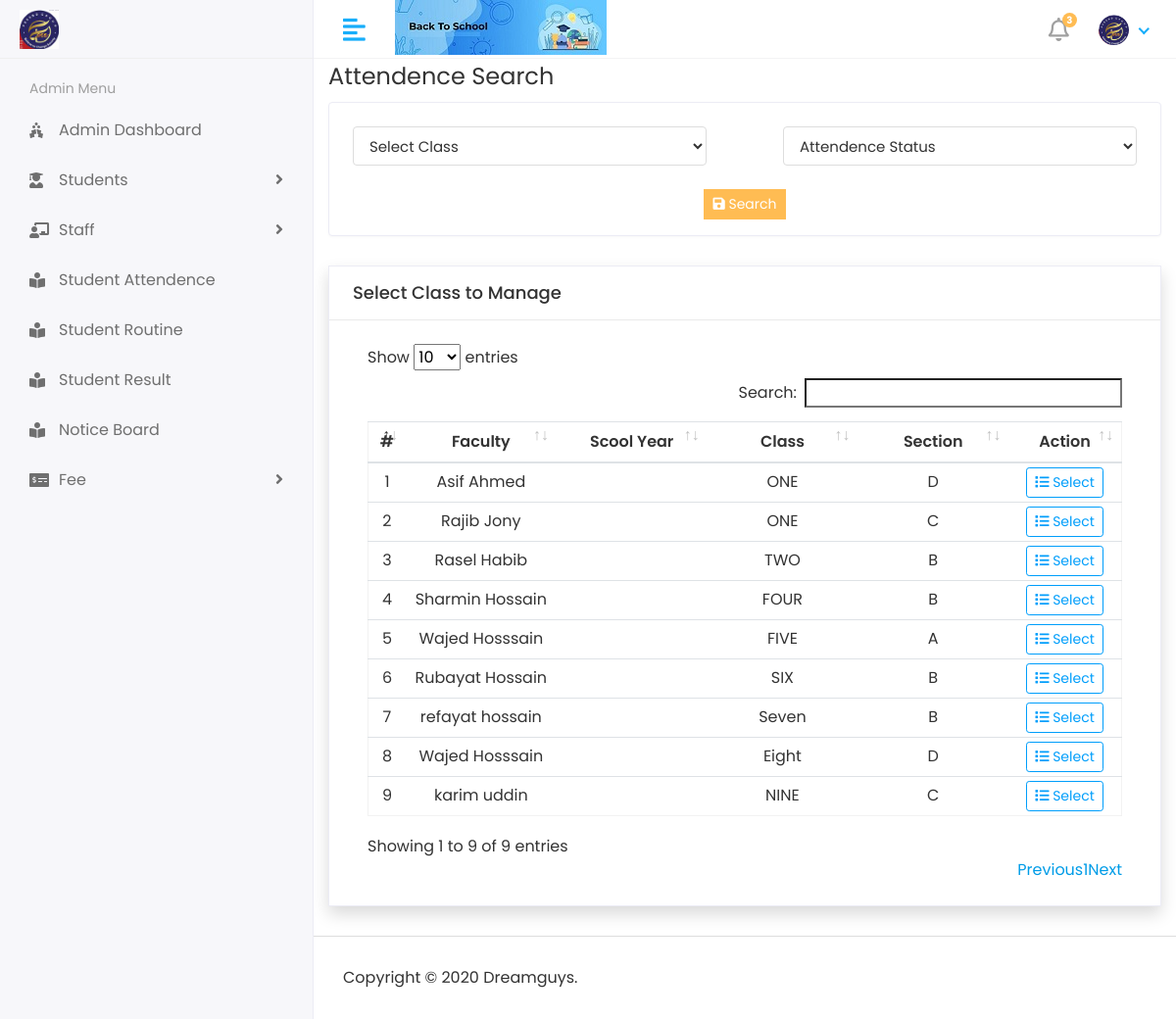
Screenshot of /attendance_class (signed in) with the database file from the repository.
### apps/Students/models/models.py (models this page shows, shortened)
class Class(models.Model):
    assigned_faculty = models.ForeignKey(Staff, on_delete=models.DO_NOTHING)
    assigned_section = models.ForeignKey(Section, on_delete=models.DO_NOTHING)
    name = models.CharField(max_length=250)
    def today(self):
        return  date.today()

### apps/Staffs/models.py (models this page shows, shortened)
class Staff(models.Model):
    admin = models.OneToOneField(CustomUser,on_delete=models.CASCADE)
    address = models.TextField()
    dob= models.DateField(blank=True, null= True)
    religion= models.ForeignKey(Religion,on_delete=models.DO_NOTHING)
    nid_number= models.CharField(max_length=250,blank=True, null= True)
    phone_personal= models.CharField(max_length=250,blank=True, null= True)
    phone_emergengy= models.CharField(max_length=250,blank=True, null= True)
    gender = models.ForeignKey(Gender,on_delete=models.DO_NOTHING)
    active= models.BooleanField(default=True)
    created_at = models.DateTimeField(auto_now_add=True)
    updated_at = models.DateTimeField(auto_now=True)

### apps/users/models/models.py (models this page shows, shortened)
class CustomUser(AbstractUser):
    USER = (
        (1,'Admin'),
        (2,'STAFF'),
        (3,'STUDENT'),
    )
    user_type = models.CharField(choices=USER,max_length=50,default=1)
    profile_pic = models.ImageField(upload_to='media/profile_pic')

class Section(models.Model):
    name = models.CharField(max_length=200)
    active= models.BooleanField(default=True)
    created_at = models.DateTimeField(auto_now_add=True)
    updated_at = models.DateTimeField(auto_now=True)

### apps/Students/views.py (the view)
# urls.py: path('attendance_class',attendance_class,name='attendance-class'),
@login_required
def attendance_class(request):
    if request.user.user_type == '1':
            classes = Class.objects.all()
    if request.user.user_type == '2':
            classes = Class.objects.filter(assigned_faculty__admin__id = request.user.id).all()
    if request.user.user_type == '3':
        classIds=ClassStudent.objects.filter(
                student__admin__id = request.user.id)
        classes=Class.objects.filter(
                id__in = classIds).all()
    context['page_title'] = "Attendance Management"
    context['classes'] = classes
    return render(request, 'Attendance/attendance_class.html',context)

### apps/Students/templates/Attendance/attendance_class.html (shortened to what this page needs)
{% extends 'base/base.html' %} {% block content %}
<div class="col-lg-12 col-md-12 col-sm-12 col-xs-12">
    <legend>Attendence Search</legend>
    <div class="card card-table">
    <div class="row">
      <div class="col-sm-6">
         <div class="card-body">
              <select class="form-control" name="class_id" >
                 <option>Select Class</option>
              </select>
        </div>
      </div>
    <div class="col-sm-6">
          <div class="card-body">
          <select class="form-control" name="paid_status" >
              <option>Attendence Status</option>
          </select>
          </div>
       </div>
    </div>
    <div class="row d-flex justify-content-center" >
      <button class="btn btn-sm btn-primary rounded-0 bg-gradient mb-3" ><i class="fa fa-save"></i> Search</button>
   </div>
   </div>
    <div class="card card-default rounded-0 shadow ">
        <div class="card-header">
            <div class="d-flex w-100 align-items-center justify-content-between">
                <h4 class="card-title fw-bold">Select Class to Manage</h4>
            </div>
        </div>
        <div class="card-body">
            <div class="container-fluid">
                <table id="table_id" class="table table-hover table-center mb-0 ">
                    <colgroup>
                        <col width="5%">
                        <col width="20%">
                        <col width="20%">
                        <col width="20%">
                        <col width="20%">
                        <col width="15%">
                    </colgroup>
                    <thead>
                        <tr class="bg-gradient bg-opacity-50 ">
                            <th class="px-2 py-2 text-center">#</th>
                            <th class="px-2 py-2 text-center">Faculty</th>
                            <th class="px-2 py-2 text-center">Scool Year</th>
                            <th class="px-2 py-2 text-center">Class</th>
                            <th class="px-2 py-2 text-center">Section</th>
                            <th class="px-2 py-2 text-center">Action</th>
                        </tr>
                    </thead>
                    <tbody>
                        {% for class in classes %}
                        <tr>
                            <td class="px-2 py-1 align-middle text-center">{{ class.id }}</td>
                            <td class="px-2 py-1 align-middle text-center">{{ class.assigned_faculty.admin.first_name }} {{ class.assigned_faculty.admin.last_name }}</td>
                            <td class="px-2 py-1 align-middle text-center">{{ class.school_year }}</td>
                            <td class="px-2 py-1 align-middle text-center">{{ class.name }}</td>
                            <td class="px-2 py-1 align-middle text-center">{{ class.assigned_section.name }}</td>
                            <td class="px-2 py-1 align-middle text-center">
                                <a class="btn btn-outline-info btn-sm" href="{% url 'attendance-page-date' class.pk class.assigned_section.id class.assigned_faculty.id class.today %}" title="View">
                                    <i class="fa fa-list"></i> Select
                                </a>
                            </td>
                        </tr>
                        {% endfor %}
                    </tbody>
                </table>
            </div>
        </div>
    </div>
</div>
{% endblock content %}

### apps/SchoolManagementSystemModules/templates/base/base.html (shortened to what this page needs)
{% load static %}
<!DOCTYPE html>
<html lang="en">
   <head>
      <link rel="stylesheet" href= "{% static 'plugins/bootstrap/css/bootstrap.min.css' %}">
      <link rel="stylesheet" href="{% static 'plugins/fontawesome/css/fontawesome.min.css' %}">
      <link rel="stylesheet" href="{% static 'plugins/fontawesome/css/all.min.css' %}">
      <link rel="stylesheet" href="{% static 'css/style.css' %}">
      <link rel="stylesheet" href="{% static 'plugins/datatables/datatables.min.css' %}">
   </head>
   <body>
      <div class="main-wrapper">
         {% include 'base/header.html' %}
         {% if user.user_type == '1' %}
                 {% include 'base/sidebar.html'%}
         {% endif %}
         <div class="page-wrapper">
            {% block content %}
            {% endblock %}
            {% include 'base/footer.html' %}
         </div>
      </div>
   </body>
</html>

### apps/SchoolManagementSystemModules/templates/base/header.html (shortened to what this page needs)
{% load static %}
<div class="header">
    <div class="header-left">
       <a href="#" class="logo">
          <img src="{% static 'img/logo.jpeg' %}"  alt="Logo">
         </a>
   </div>
      <a href="javascript:void(0);" id="toggle_btn">
         <i class="fas fa-align-left"></i>
      </a>
      <div class="top-nav-search">
       <img src="{% static 'img/headerbanner.jpg' %}" class="repeat"  >
    </div>
    <ul class="nav user-menu">
       <li class="nav-item dropdown noti-dropdown">
          <a href="#" class="dropdown-toggle nav-link" data-toggle="dropdown">
          <i class="far fa-bell"></i> <span class="badge badge-pill">3</span>
          </a>
       </li>
       <li class="nav-item dropdown has-arrow">
          <a href="#" class="dropdown-toggle nav-link" data-toggle="dropdown">
          <span class="user-img"><img class="rounded-circle" src="{% static 'img/logo.jpeg' %}" width="31" alt={{user.first_name}}></span>
          </a>
       </li>
    </ul>
 </div>

### apps/SchoolManagementSystemModules/templates/base/sidebar.html (shortened to what this page needs)
<div class="sidebar" id="sidebar">
    <div class="sidebar-inner slimscroll">
       <div id="sidebar-menu" class="sidebar-menu">
          <ul>
             <li class="menu-title">
                <span>Admin Menu</span>
             </li>
             <li>
               <a href="{% url 'admindashboard' %}"><i class="fas fa-holly-berry"></i> <span>Admin Dashboard</span></a>
            </li>
            <li class="submenu">
               <a href="#"><i class="fas fa-user-graduate"></i> <span> Students</span> <span class="menu-arrow"></span></a>
            </li>
             <li class="submenu">
                <a href="#"><i class="fas fa-chalkboard-teacher"></i> <span> Staff</span> <span class="menu-arrow"></span></a>
             </li>
            <li>
               <a  href="{% url 'attendance-class' %}"><i class="fas fa-book-reader"></i> <span>Student Attendence</span></a>
            </li>
            <li>
               <a href="{% url 'class_routin' %}"><i class="fas fa-book-reader"></i> <span>Student Routine</span></a>
            </li>
            <li>
               <a href="{% url 'student_result' %}"><i class="fas fa-book-reader"></i> <span>Student Result</span></a>
            </li>
            <li>
               <a href="{% url 'VIEW_NOTICE'  %}"><i class="fas fa-book-reader"></i> <span>Notice Board </span></a>
            </li>
            <li class="submenu">
               <a href="#"><i class="fas fa-money-check-alt"></i> <span> Fee</span> <span class="menu-arrow"></span></a>
            </li>
          </ul>
       </div>
    </div>
 </div>

### apps/SchoolManagementSystemModules/templates/base/footer.html
    <footer>
       <p>Copyright © 2020 Dreamguys.</p>
    </footer>

### rows the page displays
Class: id "1", assigned_faculty.admin.first_name "Asif", assigned_faculty.admin.last_name "Ahmed", name "ONE", assigned_section.name "D"
Class: id "2", assigned_faculty.admin.first_name "Rajib", assigned_faculty.admin.last_name "Jony", name "ONE", assigned_section.name "C"
Class: id "3", assigned_faculty.admin.first_name "Rasel", assigned_faculty.admin.last_name "Habib", name "TWO", assigned_section.name "B"
Class: id "4", assigned_faculty.admin.first_name "Sharmin", assigned_faculty.admin.last_name "Hossain", name "FOUR", assigned_section.name "B"
Class: id "5", assigned_faculty.admin.first_name "Wajed", assigned_faculty.admin.last_name "Hosssain", name "FIVE", assigned_section.name "A"
Class: id "6", assigned_faculty.admin.first_name "Rubayat", assigned_faculty.admin.last_name "Hossain", name "SIX", assigned_section.name "B"
Class: id "7", assigned_faculty.admin.first_name "refayat", assigned_faculty.admin.last_name "hossain", name "Seven", assigned_section.name "B"
Class: id "8", assigned_faculty.admin.first_name "Wajed", assigned_faculty.admin.last_name "Hosssain", name "Eight", assigned_section.name "D"
Class: id "9", assigned_faculty.admin.first_name "karim", assigned_faculty.admin.last_name "uddin", name "NINE", assigned_section.name "C"
